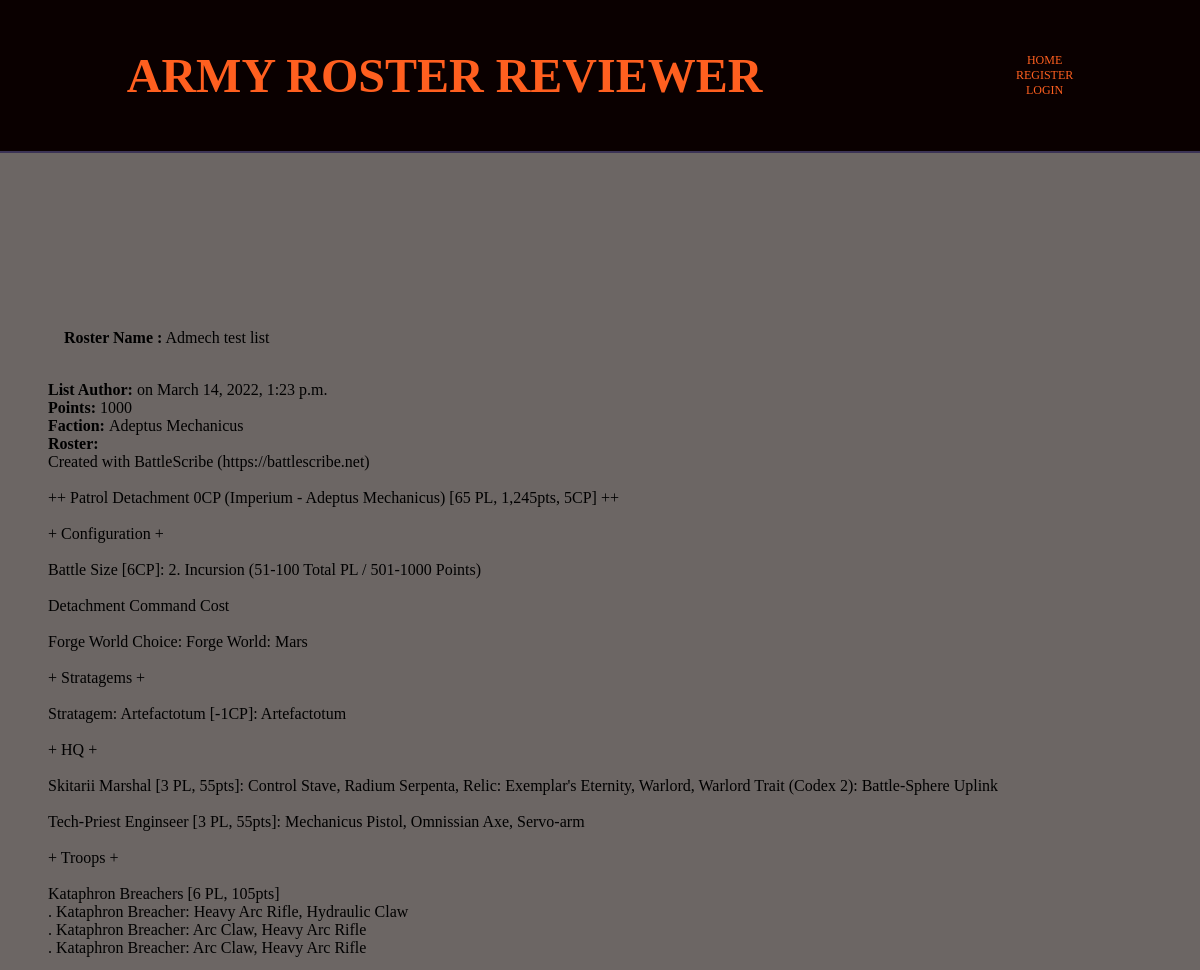
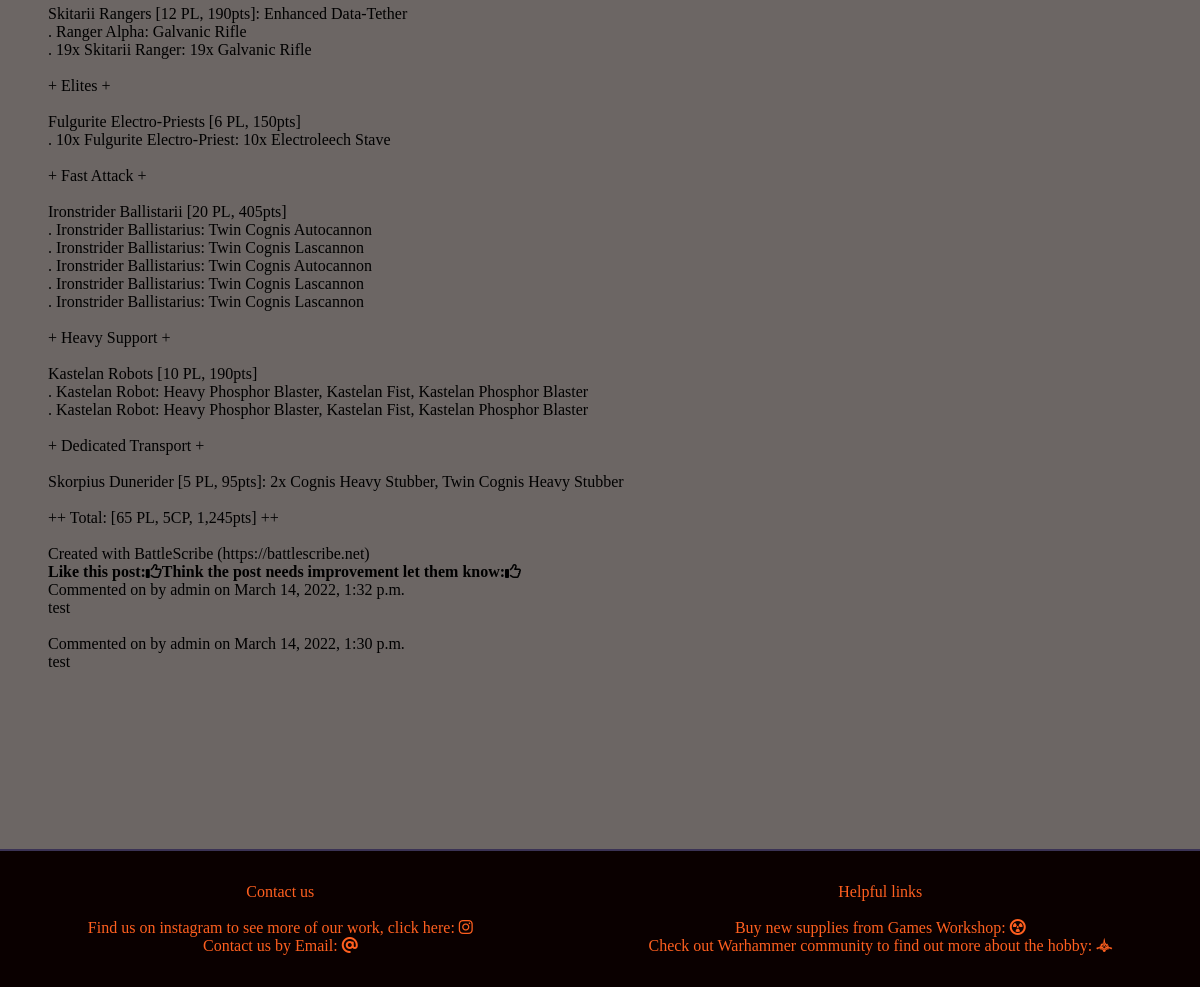
The app's page /roster/2/ with its own data (2 pictures, top to bottom).
### roster/models.py (models this page shows, shortened)
class RosterList(models.Model):
    name = models.CharField(max_length=200, unique=True)
    points = models.PositiveSmallIntegerField(choices=POINTS)
    faction = models.PositiveSmallIntegerField(choices=FACTIONS)
    roster = models.TextField(null=False, blank=False)
    created_by = models.ForeignKey(User, on_delete=models.CASCADE,
                                   related_name='blog_post', null=True,
                                   blank=True)
    created_on = models.DateTimeField(auto_now_add=True)
    list_comments = models.ManyToManyField(User,
                                           related_name='roster_comments')
    likes = models.ManyToManyField(User, related_name='roster_likes')
    dislikes = models.ManyToManyField(User, related_name='roster_dislikes')
    status = models.IntegerField(choices=STATUS, default=0)
    class Meta:
        ordering = ['created_on']

class Comment(models.Model):
    post = models.ForeignKey(RosterList, on_delete=models.CASCADE,
                             related_name='comments')
    comment = models.TextField()
    commenter = models.ForeignKey(User, on_delete=models.CASCADE,
                                  related_name='comment_author', null=True,
                                  blank=True)
    created_on = models.DateTimeField(auto_now_add=True)
    number_of_likes = models.ManyToManyField(User,
                                             related_name='comment_likes',
                                             blank=True)
    number_of_dislikes = models.ManyToManyField(
                                            User,
                                            related_name='comment_dislikes',
                                            blank=True)
    class Meta:
        ordering = ['-created_on']

### roster/views.py (the view, shortened to what this page needs)
# urls.py: path('roster/<int:id>/', views.RosterDetail.as_view(),
class RosterDetail(View):
    def get(self, request, id, *args, **kwargs):
        queryset = RosterList.objects.filter(status=1)
        post = get_object_or_404(queryset, pk=id)
        comments = Comment.objects.filter(post=post)
        liked = False
        disliked = False
        if post.likes.filter(id=self.request.user.id).exists():
            liked = True
            disliked = False
        elif post.dislikes.filter(id=self.request.user.id).exists():
            liked = False
            disliked = True
        return render(
            request,
            "RosterDetail.html",
            {
                "post": post,
                "comments": comments,
                "commented": False,
                'factions': FACTIONS,
                "liked": liked,
                "disliked": disliked,
                "comment_form": CommentForm(),
            },
        )

### templates/RosterDetail.html (shortened to what this page needs)
{% extends 'base.html' %} {% block content %}
{% load crispy_forms_tags %}
<section class="roster-detail">
    <div>
    <p class="roster-styling"> <strong> Roster Name :</strong> {{  post.name }}</p>
    <br>
    <p> <strong> List Author: </strong>{{ post.createdBy }} on {{ post.created_on}} </p>
    <p> <strong> Points: </strong>{{  post.points }} </p>
    <p> <strong> Faction: </strong>
        {% for value, text in factions %}
            {% if value == post.faction %}
                {{ text }}
            {% endif %}
        {% endfor %}
    </p>
    <p><strong> Roster: </strong> {{ post.roster | safe }}</p>
</div>
<div class="like-dislike-flex">
    <p><strong>Like this post:  </strong></p>
    <strong>
        {% if user.is_authenticated %}
        <form action="{% url 'like_post' post.id %}" method='POST'>
            {% csrf_token %}
            {% if liked %}
            <button type='submit' class="transparent-button" name='opinion'><i class="fa-solid fa-thumbs-up transparent-button"></i></button>
            {% else %}
            <button type='submit' class="transparent-button" name='opinion'><i class="fa-regular fa-thumbs-up transparent-button"></i></button>
            {% endif %}
        {% else %}
        <span><i class="far fa-thumbs-up f-a-size"></i></span>
        {%endif %}
    </strong>
    <p><strong>Think the post needs improvement let them know:  </strong></p>
    <strong>
        {% if user.is_authenticated %}
        <form action="{% url 'dislike_post' post.id %} " method='POST'>
            {% csrf_token %}
            {% if disliked %}
            <button type='submit' class="transparent-button" name='opinion'><i class="fa-solid fa-thumbs-down transparent-button"></i></i></i></button>
            {% else %}
            <button type='submit' class="transparent-button" name='opinion'><i class="fa-regular fa-thumbs-down transparent-button"></i></button>
            {% endif %}
        {% else %}
            <span><i class="far fa-thumbs-up f-a-size"></i></span>
        {%endif %}
    </strong>
</div>
{% for comment in comments %}
<p> Commented on by {{ comment.commenter }} on {{ comment.created_on}}</p>
    <tr>
        <td>{{comment.comment|safe }}</td>
    </tr>
{% endfor %}
</section>
{% endblock content %}

### static/css/style.css (style rules this page uses)
* { padding: 0; border: 0; margin: 0; }
body { background-color: rgb(10, 0, 0); display: flex; flex-direction: column; min-height: 100vh; }
.like-dislike-flex { display: flex }
.roster-styling { padding: 1rem; }
.roster-detail { background-color: rgba(255, 255, 250, 0.4); padding: 10rem 3rem; }
i::before { background: transparent; }
@media screen and (min-width: 1200px) { body { max-width: 1200px; margin: 0 auto; } }

### records on screen
RosterList: name "Admech test list", created_on "March 14, 2022, 1:23 p.m.", points "1000", roster "Created with BattleScribe (https://battlescribe.net) ++ Patrol Detachment 0CP (Imperium - Adeptus Mechanicus) [65 PL, 1,245pts, 5CP] ++ + Configuration + Battle Size [6CP]: 2. Incursion (51-100 Total PL / 501-1000 Points) Detachment Command Cost Forge World Choice: Forge World: Mars + Stratagems + Stratagem: Artefactotum [-1CP]: Artefactotum + HQ + Skitarii Marshal [3 PL, 55pts]: Control Stave, Radium Serpenta, Relic: Exemplar's Eternity, Warlord, Warlord Trait (Codex 2): Battle-Sphere Uplink Tech-Priest Enginseer [3 PL, 55pts]: Mechanicus Pistol, Omnissian Axe, Servo-arm + Troops + Kataphron Breachers [6 PL, 105pts] . Kataphron Breacher: Heavy Arc Rifle, Hydraulic Claw . Kataphron…"
Comment: commenter "admin", created_on "March 14, 2022, 1:32 p.m.", comment "test"
Comment: commenter "admin", created_on "March 14, 2022, 1:30 p.m.", comment "test"

### other values on screen
{{ text }} "Adeptus Mechanicus"
